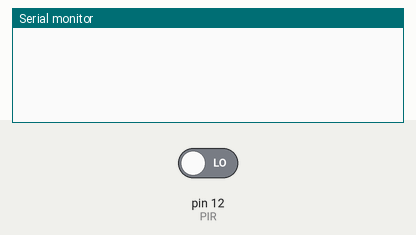
Recording of a sketch running on a simulated Arduino Uno, built with avr-gcc and run on an emulated ATmega328P. Parts: the last lines printed to the serial monitor. The test bench sets the inputs (shaded band); at power-on: pin 12 (PIR) LOW.

Above: at 3.2 s.
3.3 s: pin 12 (PIR) driven HIGH
At 4.1 s:
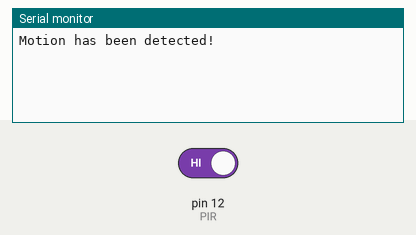
4.8 s: pin 12 (PIR) driven LOW
At 5.2 s:
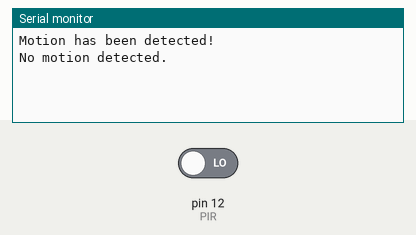

The sketch:

owlbot_part_1.ino
```cpp
/* ------------------------------------------------------------------------------
 * Project: OwlBot: The Bird Intimidator - Part 1: Motion Sensing
 * Written by: Dustin Hodges (Motbots)
 * Date Created: 10/11/2024
 * Date Last Modified: 12/08/2024
 * Description: This is part one of the OwlBot project and its prototype process. Here, we
 * are starting out getting the OwlBot to sense infrared motion from its surroundings
 * using an HC-SR051 PIR sensor. The following is the code written for an Arduino Uno.
 *
 * Microcontroller Board: Arduino Uno R3
 * IDE Version: Arduino IDE 2.3.4
 * Modules Used: HC-SR501 PIR sensor
 *
 * PIR Sensor Code Reference: Rachel De Barros (YouTube): "Motion-activated Sound Effects with
 * Arduino, PIR Sensor & MP3 Player"
 * ------------------------------------------------------------------------------
 */

#include <SoftwareSerial.h>  // The SoftwareSerial library allows serial communication on
                             // other digital pins of an Arduino board.

/* The follwing is the initial setup of variables for the HC-SR051 PIR sensor. */
const int PIR = 12;          // Signal pin from PIR sensor to pin 12 on Arduino
int motionStatus = LOW;      // Current motion status or signal pin reading (0 = LOW, 1 = HIGH).
                             // Initially set to 0 or LOW.
int pirState = LOW;          // The state of the PIR signal pin (HIGH/LOW). Initially set to LOW.

/* The setup function does all the initial setting up of everything we need. When code is
 compiled and ran, the setup function is only entered into during processing once. */
void setup() {
    // Pin modes
    pinMode(PIR, INPUT);      // Pin 12 on Arduino (signal line from PIR) is set as an input pin.

    // Serial setup
    Serial.begin(9600);       // Want to be able to use Serial Monitor for debugging purposes.

    delay(2000);              // Delay for two seconds to allow everything to calibrate before
                              // proceeding.
}

/* The loop function is an infinite loop, meaning once the code is compiled and ran, the
 processes of the code will continually run what's within the loop, until the processes are
 stopped, either within the code, or by the user, or by some other act of God. */
void loop() {
    motionStatus = digitalRead(PIR);  // Get the motion status from pin 12 (Is the signal HIGH
                                      // or LOW?)

    /* If there's motion detected by the PIR sensor, do what's inside the loop. */
    if(motionStatus == HIGH) {
        // If the pirState is LOW (it's initially set to LOW)
        if(pirState == LOW) {
            Serial.println("Motion has been detected!");  // Print message to serial monitor.
            /* Going to need to change the pirState to HIGH, since motion has been detected. */
            pirState = HIGH;
        }
    }
    /* Else, if no motion has been detected by the PIR sensor, do what's inside here: */
    else {
        // If the pirState is HIGH
        if(pirState == HIGH) {
            Serial.println("No motion detected.");        // Print message to serial monitor.
            /* Going to need to change the pirState to LOW, since no motion has been detected. */
            pirState = LOW;
        }
    }
}
```

Measured:
- after the input at 3.3 s, the serial monitor: prints a new line at once (image 1)
- after the input at 4.8 s, the serial monitor: prints a new line at once (image 2)
